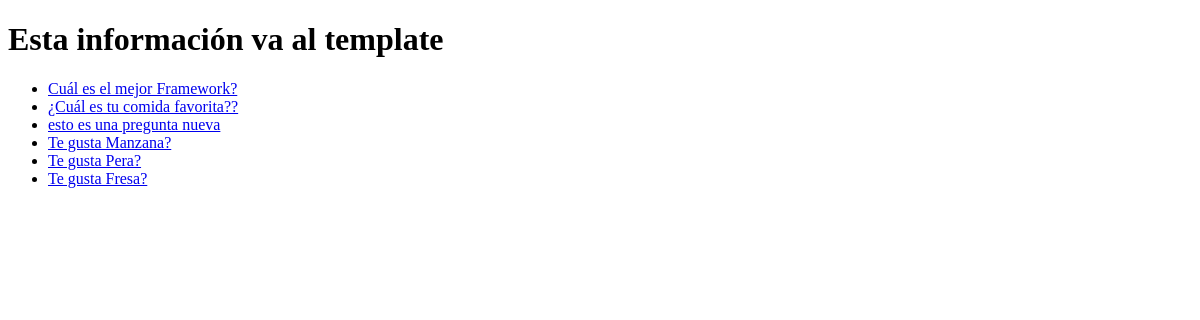
Page /preguntas/ on the earlier database version.
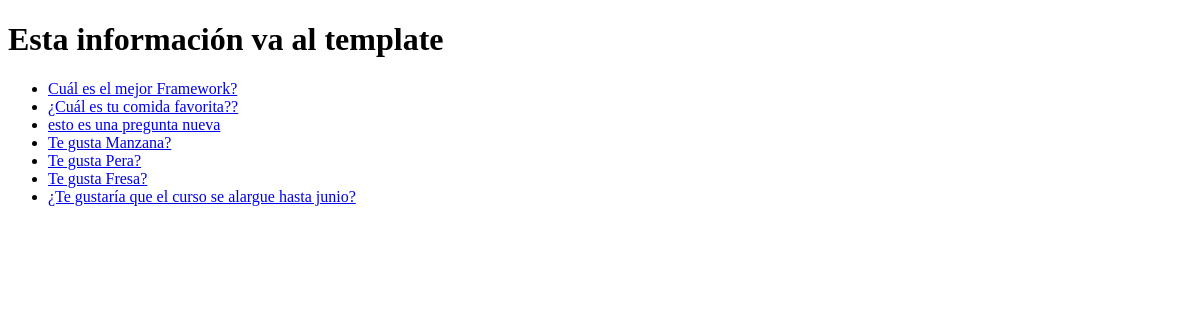
Same page on the later database version.
### polls/models.py (models this page shows, shortened)
class Question(models.Model):
    question_text = models.CharField(max_length=200)
    pub_date = models.DateTimeField('date published')

### polls/views.py (the view)
# urls.py: path('', views.index, name='index'),
def index(request):
    latest_question_list = Question.objects.all()
    context = {
        'listado_preguntas': latest_question_list,
        'titulo': 'Esta información va al template'
    }
    return render(request, 'polls/index.html', context)

### polls/templates/polls/index.html (shortened to what this page needs)
<!DOCTYPE html>
<html lang="en" dir="ltr">
  <head>
  </head>
  <body>
    <h1>{{ titulo }}</h1>
    {% if listado_preguntas %}
        <ul>
            {% for question in listado_preguntas %}
                <li><a href="{% url 'detail' question.id %}">{{ question.question_text }}</a></li>
            {% endfor %}
        </ul>
    {% else %}
        <p>No hay encuestas.</p>
    {% endif %}
  </body>
</html>

Differences in the rows shown:
added Question: question_text "¿Te gustaría que el curso se alargue hasta junio?"
